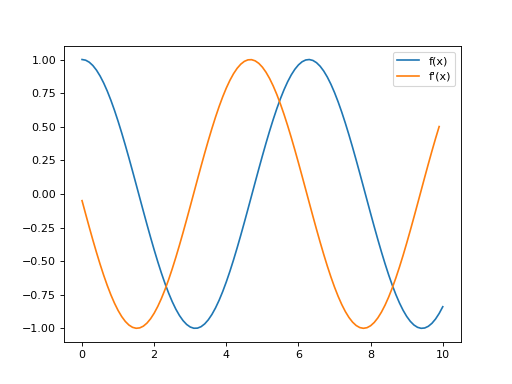

Write Python code to recreate this figure.
import numpy as np
import matplotlib.pyplot as plt

nbx = 101
x = np.linspace(0, 10, nbx)
y = np.cos(x)
h = x[1]-x[0] # calcul du pas

# calcul des valeurs de la dérivée
yp = (y[1:] - y[:-1]) / h
    
plt.plot(x, y, label="f(x)")
plt.plot(x[:-1], yp, label="f'(x)")

plt.legend()
plt.show()
